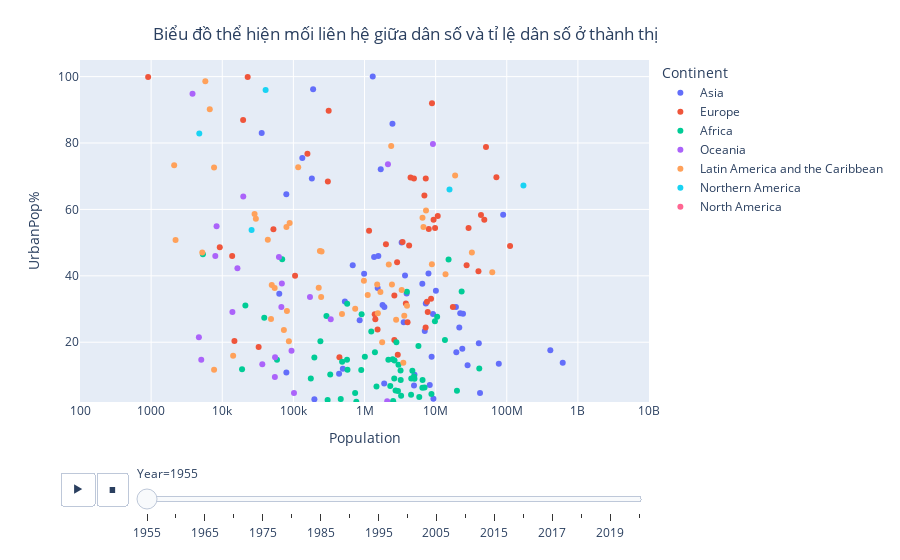

The notebook cell this image was saved under:
### Markdown cell above
### **Dân số và tỉ lệ dân thành thị thay đổi như thế nào?**

Một phân tích thú vị cho ta biết được xu hướng phát triển của 1 quốc gia là như thế nào. Theo dự đoán thì các quốc gia có xu hướng tăng tỉ lệ dân thành thị vì trong quá trình phát triển phải hiện đại hoá đất nước.

### Code cell
fig=px.scatter(df, x="Population", y="UrbanPop%", animation_frame="Year", animation_group="Country",
        color="Continent", hover_name="Country",
           log_x=True, range_x=[100,10000000000], range_y=[2,105])

fig.update_layout(
    title={
        'text': "Biểu đồ thể hiện mối liên hệ giữa dân số và tỉ lệ dân số ở thành thị",
        'y':0.95,
        'x':0.45,
        'xanchor': 'center',
        'yanchor': 'top'})

fig.write_html(f"./3 visualization/4 {fig['layout']['title']['text']}.html")
fig.show()

### Figure 1 — Plotly figure (JSON) as saved in the notebook; plotly's stock layout.template omitted (floating-point values rounded to 4 significant figures)
{"data": [{"hovertemplate": "<b>%{hovertext}</b><br><br>Continent=Asia<br>Year=1955<br>Population=%{x}<br>UrbanPop%=%{y}<extra></extra>", "hovertext": ["Afghanistan", "Armenia", "Azerbaijan", "Bahrain", "Bangladesh", "Bhutan", "Brunei ", "Cambodia", "China", "Cyprus", "Georgia", "Hong Kong", "India", "Indonesia", "Iran", "Iraq", "Israel", "Japan", "Jordan", "Kazakhstan", "Kuwait", "Kyrgyzstan", "Laos", "Lebanon", "Macao", "Malaysia", "Maldives", "Mongolia", "Myanmar", "Nepal", "North Korea", "Oman", "Pakistan", "Philippines", "Qatar", "Saudi Arabia", "Singapore", "South Korea", "Sri Lanka", "State of Palestine", "Syria", "Taiwan", "Tajikistan", "Thailand", "Timor-Leste", "Turkey", "Turkmenistan", "United Arab Emirates", "Uzbekistan", "Vietnam", "Yemen"], "ids": ["Afghanistan", "Armenia", "Azerbaijan", "Bahrain", "Bangladesh", "Bhutan", "Brunei ", "Cambodia", "China", "Cyprus", "Georgia", "Hong Kong", "India", "Indonesia", "Iran", "Iraq", "Israel", "Japan", "Jordan", "Kazakhstan", "Kuwait", "Kyrgyzstan", "Laos", "Lebanon", "Macao", "Malaysia", "Maldives", "Mongolia", "Myanmar", "Nepal", "North Korea", "Oman", "Pakistan", "Philippines", "Qatar", "Saudi Arabia", "Singapore", "South Korea", "Sri Lanka", "State of Palestine", "Syria", "Taiwan", "Tajikistan", "Thailand", "Timor-Leste", "Turkey", "Turkmenistan", "United Arab Emirates", "Uzbekistan", "Vietnam", "Yemen"], "legendgroup": "Asia", "marker": {"color": "#636efa", "symbol": "circle"}, "mode": "markers", "name": "Asia", "orientation": "v", "showlegend": true, "type": "scatter", "x": [8270991, 1563507, 3329387, 133585, 42086301, 197457, 63356, 5045288, 612241554, 529972, 3713133, 2472658, 409880595, 77273425, 19294127, 6502657, 1691878, 89018257, 682968, 7932521, 181888, 1904062, 1890854, 1532115, 189460, 7038913, 79703, 855103, 19550071, 9316916, 10086991, 495818, 40488030, 22177058, 35866, 3558155, 1305105, 21514570, 8778438, 987755, 3911501, 9189972, 1794416, 23711132, 439223, 24270600, 1364635, 79578, 7277333, 28147443, 4965574], "xaxis": "x", "y": [7.1, 46, 50, 75.5, 4.7, 2.8, 34.6, 10.2, 13.8, 32.3, 40.1, 85.8, 17.6, 13.5, 30.6, 37.6, 72.1, 58.4, 43.2, 40.7, 69.3, 30.6, 7.6, 36.3, 96.2, 23.4, 10.9, 26.6, 17, 3, 35.5, 12, 19.7, 28.7, 83, 26, 100, 24.4, 15.6, 40.6, 34.7, 28.5, 31.2, 18, 10.5, 28.6, 45.7, 64.6, 31.7, 13.1, 7], "yaxis": "y"}, {"hovertemplate": "<b>%{hovertext}</b><br><br>Continent=Europe<br>Year=1955<br>Population=%{x}<br>UrbanPop%=%{y}<extra></extra>", "hovertext": ["Albania", "Andorra", "Austria", "Belarus", "Belgium", "Bosnia and Herzegovina", "Bulgaria", "Channel Islands", "Croatia", "Czech Republic (Czechia)", "Denmark", "Estonia", "Faeroe Islands", "Finland", "France", "Germany", "Gibraltar", "Greece", "Holy See", "Hungary", "Iceland", "Ireland", "Isle of Man", "Italy", "Latvia", "Liechtenstein", "Lithuania", "Luxembourg", "Malta", "Moldova", "Monaco", "Montenegro", "Netherlands", "North Macedonia", "Norway", "Poland", "Portugal", "Romania", "Russia", "San Marino", "Serbia", "Slovakia", "Slovenia", "Spain", "Sweden", "Switzerland", "Ukraine", "United Kingdom"], "ids": ["Albania", "Andorra", "Austria", "Belarus", "Belgium", "Bosnia and Herzegovina", "Bulgaria", "Channel Islands", "Croatia", "Czech Republic (Czechia)", "Denmark", "Estonia", "Faeroe Islands", "Finland", "France", "Germany", "Gibraltar", "Greece", "Holy See", "Hungary", "Iceland", "Ireland", "Isle of Man", "Italy", "Latvia", "Liechtenstein", "Lithuania", "Luxembourg", "Malta", "Moldova", "Monaco", "Montenegro", "Netherlands", "North Macedonia", "Norway", "Poland", "Portugal", "Romania", "Russia", "San Marino", "Serbia", "Slovakia", "Slovenia", "Spain", "Sweden", "Switzerland", "Ukraine", "United Kingdom"], "legendgroup": "Europe", "marker": {"color": "#EF553B", "symbol": "circle"}, "mode": "markers", "name": "Europe", "orientation": "v", "showlegend": true, "type": "scatter", "x": [1419994, 9232, 6953406, 7747210, 8887274, 2936309, 7561493, 105609, 4030415, 9361772, 4440778, 1159231, 32481, 4238275, 43411367, 71537459, 22788, 8011124, 908, 9828494, 157642, 2873415, 52408, 48335578, 2001574, 14830, 2628751, 305261, 313526, 2627012, 19655, 443795, 10709630, 1392449, 3430340, 27269749, 8625532, 17483935, 111355300, 13789, 7234922, 3815402, 1527205, 29048395, 7262623, 4957066, 40019491, 51063902], "xaxis": "x", "y": [26.9, 48.6, 64.2, 29.1, 92, 16.2, 32.2, 40, 26, 56.9, 69.6, 53.6, 18.6, 49.1, 58.3, 69.7, 99.9, 54.1, 99.9, 54.4, 76.8, 44.1, 54, 56.9, 49.5, 20.4, 34.1, 68.4, 89.7, 20.7, 86.9, 15.5, 58, 28.4, 50.2, 43.2, 33.1, 30.6, 49, 46, 24.4, 31.7, 23.8, 54.4, 69.3, 69.3, 41.4, 78.8], "yaxis": "y"}, {"hovertemplate": "<b>%{hovertext}</b><br><br>Continent=Africa<br>Year=1955<br>Population=%{x}<br>UrbanPop%=%{y}<extra></extra>", "hovertext": ["Algeria", "Angola", "Benin", "Botswana", "Burkina Faso", "Burundi", "Cabo Verde", "Cameroon", "Central African Republic", "Chad", "Comoros", "Congo", "Côte d'Ivoire", "DR Congo", "Djibouti", "Egypt", "Equatorial Guinea", "Eritrea", "Eswatini", "Ethiopia", "Gabon", "Gambia", "Ghana", "Guinea", "Guinea-Bissau", "Kenya", "Lesotho", "Liberia", "Libya", "Madagascar", "Malawi", "Mali", "Mauritania", "Mauritius", "Mayotte", "Morocco", "Mozambique", "Namibia", "Niger", "Nigeria", "Rwanda", "Réunion", "Saint Helena", "Sao Tome & Principe", "Senegal", "Seychelles", "Sierra Leone", "Somalia", "South Africa", "South Sudan", "Sudan", "Tanzania", "Togo", "Tunisia", "Uganda", "Western Sahara", "Zambia", "Zimbabwe"], "ids": ["Algeria", "Angola", "Benin", "Botswana", "Burkina Faso", "Burundi", "Cabo Verde", "Cameroon", "Central African Republic", "Chad", "Comoros", "Congo", "Côte d'Ivoire", "DR Congo", "Djibouti", "Egypt", "Equatorial Guinea", "Eritrea", "Eswatini", "Ethiopia", "Gabon", "Gambia", "Ghana", "Guinea", "Guinea-Bissau", "Kenya", "Lesotho", "Liberia", "Libya", "Madagascar", "Malawi", "Mali", "Mauritania", "Mauritius", "Mayotte", "Morocco", "Mozambique", "Namibia", "Niger", "Nigeria", "Rwanda", "Réunion", "Saint Helena", "Sao Tome & Principe", "Senegal", "Seychelles", "Sierra Leone", "Somalia", "South Africa", "South Sudan", "Sudan", "Tanzania", "Togo", "Tunisia", "Uganda", "Western Sahara", "Zambia", "Zimbabwe"], "legendgroup": "Africa", "marker": {"color": "#00cc96", "symbol": "circle"}, "mode": "markers", "name": "Africa", "orientation": "v", "showlegend": true, "type": "scatter", "x": [9774283, 5043247, 2303587, 463359, 4517155, 2537157, 197195, 4706995, 1401341, 2735198, 175903, 911029, 3004421, 13517513, 69589, 23223124, 239873, 899752, 303028, 19947292, 484313, 329661, 5730594, 3229649, 576136, 6987658, 766763, 1011363, 1245358, 4543542, 3270548, 4975398, 738299, 570648, 18985, 10502666, 6508398, 567847, 2955541, 41086100, 2527294, 291658, 5345, 58806, 2808225, 38955, 2165815, 2491542, 15206502, 2619712, 6549298, 8729662, 1473839, 3943540, 5888793, 21147, 2644976, 3213286], "xaxis": "x", "y": [26.3, 9, 6.8, 2.9, 4.2, 1.9, 15.4, 11.4, 17, 5.5, 9.1, 28.4, 13.2, 20.7, 45, 35.3, 20.3, 11.6, 2.6, 5.4, 14.1, 10.3, 18.9, 8.6, 11.7, 6.4, 2.1, 15.6, 23.2, 9.1, 3.9, 9.7, 4.7, 31.6, 11.9, 27.7, 6.3, 14.7, 5.3, 12.1, 2.3, 27.9, 46.5, 14.7, 20, 27.4, 14.7, 14.9, 44.9, 9.1, 8.6, 4.4, 6.7, 35.2, 3.5, 31.1, 14.5, 11.5], "yaxis": "y"}, {"hovertemplate": "<b>%{hovertext}</b><br><br>Continent=Oceania<br>Year=1955<br>Population=%{x}<br>UrbanPop%=%{y}<extra></extra>", "hovertext": ["American Samoa", "Australia", "Cook Islands", "Fiji", "French Polynesia", "Guam", "Kiribati", "Marshall Islands", "Micronesia", "Nauru", "New Caledonia", "New Zealand", "Niue", "Northern Mariana Islands", "Palau", "Papua New Guinea", "Samoa", "Solomon Islands", "Tokelau", "Tonga", "Tuvalu", "Vanuatu", "Wallis & Futuna"], "ids": ["American Samoa", "Australia", "Cook Islands", "Fiji", "French Polynesia", "Guam", "Kiribati", "Marshall Islands", "Micronesia", "Nauru", "New Caledonia", "New Zealand", "Niue", "Northern Mariana Islands", "Palau", "Papua New Guinea", "Samoa", "Solomon Islands", "Tokelau", "Tonga", "Tuvalu", "Vanuatu", "Wallis & Futuna"], "legendgroup": "Oceania", "marker": {"color": "#ab63fa", "symbol": "circle"}, "mode": "markers", "name": "Oceania", "orientation": "v", "showlegend": true, "type": "scatter", "x": [19754, 9165707, 16347, 335098, 68854, 62641, 36573, 13894, 171107, 3819, 67748, 2136391, 4694, 7985, 8322, 2086247, 94178, 102002, 1607, 55322, 5069, 54921, 7669], "xaxis": "x", "y": [63.9, 79.7, 42.3, 26.9, 37.7, 45.7, 13.4, 29.1, 33.6, 94.8, 30.6, 73.6, 21.5, 46, 54.9, 2.2, 17.4, 4.7, 0, 15.5, 14.7, 9.5, 0], "yaxis": "y"}, {"hovertemplate": "<b>%{hovertext}</b><br><br>Continent=Latin America and the Caribbean<br>Year=1955<br>Population=%{x}<br>UrbanPop%=%{y}<extra></extra>", "hovertext": ["Anguilla", "Antigua and Barbuda", "Argentina", "Aruba", "Bahamas", "Barbados", "Belize", "Bolivia", "Brazil", "British Virgin Islands", "Caribbean Netherlands", "Cayman Islands", "Chile", "Colombia", "Costa Rica", "Cuba", "Curaçao", "Dominica", "Dominican Republic", "Ecuador", "El Salvador", "Falkland Islands", "French Guiana", "Grenada", "Guadeloupe", "Guatemala", "Guyana", "Haiti", "Honduras", "Jamaica", "Martinique", "Mexico", "Montserrat", "Nicaragua", "Panama", "Paraguay", "Peru", "Puerto Rico", "Saint Kitts & Nevis", "Saint Lucia", "Saint Martin", "Sint Maarten", "St. Vincent & Grenadines", "Suriname", "Trinidad and Tobago", "Turks and Caicos", "U.S. Virgin Islands", "Uruguay", "Venezuela"], "ids": ["Anguilla", "Antigua and Barbuda", "Argentina", "Aruba", "Bahamas", "Barbados", "Belize", "Bolivia", "Brazil", "British Virgin Islands", "Caribbean Netherlands", "Cayman Islands", "Chile", "Colombia", "Costa Rica", "Cuba", "Curaçao", "Dominica", "Dominican Republic", "Ecuador", "El Salvador", "Falkland Islands", "French Guiana", "Grenada", "Guadeloupe", "Guatemala", "Guyana", "Haiti", "Honduras", "Jamaica", "Martinique", "Mexico", "Montserrat", "Nicaragua", "Panama", "Paraguay", "Peru", "Puerto Rico", "Saint Kitts & Nevis", "Saint Lucia", "Saint Martin", "Sint Maarten", "St. Vincent & Grenadines", "Suriname", "Trinidad and Tobago", "Turks and Caicos", "U.S. Virgin Islands", "Uruguay", "Venezuela"], "legendgroup": "Latin America and the Caribbean", "marker": {"color": "#FFA15A", "symbol": "circle"}, "mode": "markers", "name": "Latin America and the Caribbean", "orientation": "v", "showlegend": true, "type": "scatter", "x": [5783, 49648, 18789418, 43724, 88631, 227138, 79870, 3331036, 62533919, 7679, 7670, 6677, 7322652, 13775000, 1110087, 6539454, 116916, 54560, 2781336, 3956620, 2432880, 2204, 28490, 81103, 236064, 3625300, 482555, 3514074, 1771352, 1540956, 245675, 32350596, 14233, 1508102, 981080, 1673665, 8858389, 2195516, 48492, 86477, 3408, 2108, 73554, 249000, 739709, 5238, 29682, 2372559, 6744695], "xaxis": "x", "y": [98.6, 37.2, 70.2, 50.9, 55.9, 36.4, 54.7, 35.7, 41.1, 11.7, 72.6, 90.17, 59.7, 40.5, 34.2, 57.5, 72.7, 36.3, 26.8, 31, 37.4, 50.8, 58.6, 29.4, 47.5, 28, 28.5, 13.8, 20, 28.7, 33.6, 47, 15.9, 37.4, 38.5, 35.1, 43.5, 43.4, 27, 20.3, 0, 73.28, 23.7, 47.3, 30.1, 47, 57.2, 79.1, 54.7], "yaxis": "y"}, {"hovertemplate": "<b>%{hovertext}</b><br><br>Continent=Northern America<br>Year=1955<br>Population=%{x}<br>UrbanPop%=%{y}<extra></extra>", "hovertext": ["Bermuda", "Canada", "Greenland", "Saint Pierre & Miquelon", "United States"], "ids": ["Bermuda", "Canada", "Greenland", "Saint Pierre & Miquelon", "United States"], "legendgroup": "Northern America", "marker": {"color": "#19d3f3", "symbol": "circle"}, "mode": "markers", "name": "Northern America", "orientation": "v", "showlegend": true, "type": "scatter", "x": [40708, 15673763, 25846, 4755, 171685336], "xaxis": "x", "y": [95.97, 66, 53.8, 82.9, 67.2], "yaxis": "y"}, {"hovertemplate": "<b>%{hovertext}</b><br><br>Continent=North America<br>Year=1955<br>Population=%{x}<br>UrbanPop%=%{y}<extra></extra>", "hovertext": ["Saint Barthelemy"], "ids": ["Saint Barthelemy"], "legendgroup": "North America", "marker": {"color": "#FF6692", "symbol": "circle"}, "mode": "markers", "name": "North America", "orientation": "v", "showlegend": true, "type": "scatter", "x": [2245], "xaxis": "x", "y": [0], "yaxis": "y"}], "layout": {"legend": {"title": {"text": "Continent"}, "tracegroupgap": 0}, "margin": {"t": 60}, "sliders": [{"active": 0, "currentvalue": {"prefix": "Year="}, "len": 0.9, "pad": {"b": 10, "t": 60}, "steps": [{"args": [["1955"], {"frame": {"duration": 0, "redraw": false}, "fromcurrent": true, "mode": "immediate", "transition": {"duration": 0, "easing": "linear"}}], "label": "1955", "method": "animate"}, {"args": [["1960"], {"frame": {"duration": 0, "redraw": false}, "fromcurrent": true, "mode": "immediate", "transition": {"duration": 0, "easing": "linear"}}], "label": "1960", "method": "animate"}, {"args": [["1965"], {"frame": {"duration": 0, "redraw": false}, "fromcurrent": true, "mode": "immediate", "transition": {"duration": 0, "easing": "linear"}}], "label": "1965", "method": "animate"}, {"args": [["1970"], {"frame": {"duration": 0, "redraw": false}, "fromcurrent": true, "mode": "immediate", "transition": {"duration": 0, "easing": "linear"}}], "label": "1970", "method": "animate"}, {"args": [["1975"], {"frame": {"duration": 0, "redraw": false}, "fromcurrent": true, "mode": "immediate", "transition": {"duration": 0, "easing": "linear"}}], "label": "1975", "method": "animate"}, {"args": [["1980"], {"frame": {"duration": 0, "redraw": false}, "fromcurrent": true, "mode": "immediate", "transition": {"duration": 0, "easing": "linear"}}], "label": "1980", "method": "animate"}, {"args": [["1985"], {"frame": {"duration": 0, "redraw": false}, "fromcurrent": true, "mode": "immediate", "transition": {"duration": 0, "easing": "linear"}}], "label": "1985", "method": "animate"}, {"args": [["1990"], {"frame": {"duration": 0, "redraw": false}, "fromcurrent": true, "mode": "immediate", "transition": {"duration": 0, "easing": "linear"}}], "label": "1990", "method": "animate"}, {"args": [["1995"], {"frame": {"duration": 0, "redraw": false}, "fromcurrent": true, "mode": "immediate", "transition": {"duration": 0, "easing": "linear"}}], "label": "1995", "method": "animate"}, {"args": [["2000"], {"frame": {"duration": 0, "redraw": false}, "fromcurrent": true, "mode": "immediate", "transition": {"duration": 0, "easing": "linear"}}], "label": "2000", "method": "animate"}, {"args": [["2005"], {"frame": {"duration": 0, "redraw": false}, "fromcurrent": true, "mode": "immediate", "transition": {"duration": 0, "easing": "linear"}}], "label": "2005", "method": "animate"}, {"args": [["2010"], {"frame": {"duration": 0, "redraw": false}, "fromcurrent": true, "mode": "immediate", "transition": {"duration": 0, "easing": "linear"}}], "label": "2010", "method": "animate"}, {"args": [["2015"], {"frame": {"duration": 0, "redraw": false}, "fromcurrent": true, "mode": "immediate", "transition": {"duration": 0, "easing": "linear"}}], "label": "2015", "method": "animate"}, {"args": [["2016"], {"frame": {"duration": 0, "redraw": false}, "fromcurrent": true, "mode": "immediate", "transition": {"duration": 0, "easing": "linear"}}], "label": "2016", "method": "animate"}, {"args": [["2017"], {"frame": {"duration": 0, "redraw": false}, "fromcurrent": true, "mode": "immediate", "transition": {"duration": 0, "easing": "linear"}}], "label": "2017", "method": "animate"}, {"args": [["2018"], {"frame": {"duration": 0, "redraw": false}, "fromcurrent": true, "mode": "immediate", "transition": {"duration": 0, "easing": "linear"}}], "label": "2018", "method": "animate"}, {"args": [["2019"], {"frame": {"duration": 0, "redraw": false}, "fromcurrent": true, "mode": "immediate", "transition": {"duration": 0, "easing": "linear"}}], "label": "2019", "method": "animate"}, {"args": [["2020"], {"frame": {"duration": 0, "redraw": false}, "fromcurrent": true, "mode": "immediate", "transition": {"duration": 0, "easing": "linear"}}], "label": "2020", "method": "animate"}], "x": 0.1, "xanchor": "left", "y": 0, "yanchor": "top"}], "title": {"text": "Biểu đồ thể hiện mối liên hệ giữa dân số và tỉ lệ dân số ở thành thị", "x": 0.45, "xanchor": "center", "y": 0.95, "yanchor": "top"}, "updatemenus": [{"buttons": [{"args": [null, {"frame": {"duration": 500, "redraw": false}, "fromcurrent": true, "mode": "immediate", "transition": {"duration": 500, "easing": "linear"}}], "label": "&#9654;", "method": "animate"}, {"args": [[null], {"frame": {"duration": 0, "redraw": false}, "fromcurrent": true, "mode": "immediate", "transition": {"duration": 0, "easing": "linear"}}], "label": "&#9724;", "method": "animate"}], "direction": "left", "pad": {"r": 10, "t": 70}, "showactive": false, "type": "buttons", "x": 0.1, "xanchor": "right", "y": 0, "yanchor": "top"}], "xaxis": {"anchor": "y", "domain": [0, 1], "range": [2, 10], "title": {"text": "Population"}, "type": "log"}, "yaxis": {"anchor": "x", "domain": [0, 1], "range": [2, 105], "title": {"text": "UrbanPop%"}}}}
